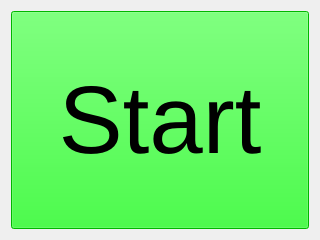
<?xml version="1.0" encoding="UTF-8"?>
<ui version="4.0">
 <class>Form</class>
 <widget class="QWidget" name="Form">
  <property name="geometry">
   <rect>
    <x>0</x>
    <y>0</y>
    <width>320</width>
    <height>240</height>
   </rect>
  </property>
  <property name="windowTitle">
   <string>Form</string>
  </property>
  <layout class="QVBoxLayout" name="verticalLayout">
   <item>
    <widget class="QPushButton" name="pushButton_start">
     <property name="sizePolicy">
      <sizepolicy hsizetype="Minimum" vsizetype="Expanding">
       <horstretch>0</horstretch>
       <verstretch>0</verstretch>
      </sizepolicy>
     </property>
     <property name="font">
      <font>
       <pointsize>72</pointsize>
      </font>
     </property>
     <property name="styleSheet">
      <string notr="true">background-color: rgb(0, 255, 0);</string>
     </property>
     <property name="text">
      <string>Start</string>
     </property>
    </widget>
   </item>
  </layout>
 </widget>
 <resources/>
 <connections/>
</ui>
